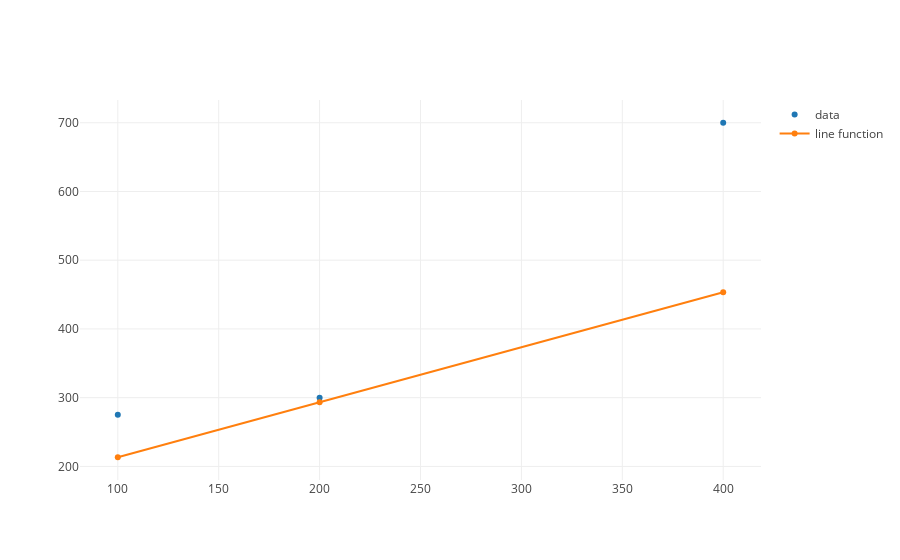

The notebook cell this image was saved under:
### Markdown cell above
Now using the `residual_sum_squares`, function, we calculate the RSS to measure the accuracy of the regression line to our data.  Let's take another look at that function: 

```python 
def residual_sum_squares(x_values, y_values, m, b):
    return sum(squared_errors(x_values, y_values, m, b)) 
```

### Code cell
from plotly.offline import iplot, init_notebook_mode
from graph import plot, m_b_trace
import plotly.graph_objs as go

init_notebook_mode(connected=True)

from graph import trace_values, plot

data_trace = trace_values(budgets, revenues)
regression_trace = m_b_trace(.8, 133.33, budgets)
plot([data_trace, regression_trace])

### Figure 1 — Plotly figure (JSON) as saved in the notebook; plotly's stock layout.template omitted (floating-point values rounded to 4 significant figures)
{"data": [{"mode": "markers", "name": "data", "text": [], "x": [100, 200, 400], "y": [275, 300, 700]}, {"mode": "line", "name": "line function", "x": [100, 200, 400], "y": [213.3, 293.3, 453.3]}], "layout": {}}
